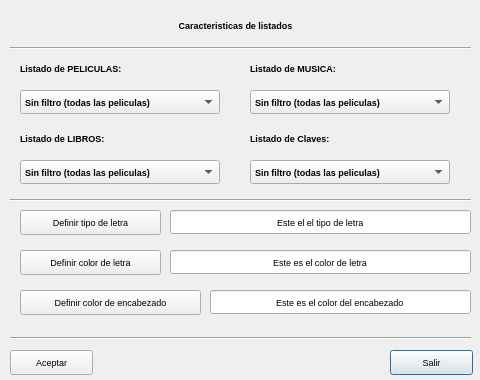
<?xml version="1.0" encoding="UTF-8"?>
<ui version="4.0">
 <class>ordenar</class>
 <widget class="QDialog" name="ordenar">
  <property name="geometry">
   <rect>
    <x>0</x>
    <y>0</y>
    <width>480</width>
    <height>380</height>
   </rect>
  </property>
  <property name="font">
   <font>
    <pointsize>7</pointsize>
   </font>
  </property>
  <property name="windowTitle">
   <string>Datos de listado</string>
  </property>
  <property name="windowIcon">
   <iconset resource="recoverdrake.qrc">
    <normaloff>:/Imagenes/impresora.png</normaloff>:/Imagenes/impresora.png</iconset>
  </property>
  <widget class="QPushButton" name="pushButton">
   <property name="geometry">
    <rect>
     <x>390</x>
     <y>350</y>
     <width>83</width>
     <height>25</height>
    </rect>
   </property>
   <property name="text">
    <string>Salir</string>
   </property>
   <property name="icon">
    <iconset resource="recoverdrake.qrc">
     <normaloff>:/Imagenes/puerta.png</normaloff>:/Imagenes/puerta.png</iconset>
   </property>
   <property name="iconSize">
    <size>
     <width>25</width>
     <height>25</height>
    </size>
   </property>
  </widget>
  <widget class="QPushButton" name="pushButton_2">
   <property name="geometry">
    <rect>
     <x>10</x>
     <y>350</y>
     <width>83</width>
     <height>25</height>
    </rect>
   </property>
   <property name="text">
    <string>Aceptar</string>
   </property>
   <property name="icon">
    <iconset resource="recoverdrake.qrc">
     <normaloff>:/Imagenes/good.png</normaloff>:/Imagenes/good.png</iconset>
   </property>
   <property name="iconSize">
    <size>
     <width>25</width>
     <height>25</height>
    </size>
   </property>
  </widget>
  <widget class="QLabel" name="label">
   <property name="geometry">
    <rect>
     <x>10</x>
     <y>10</y>
     <width>451</width>
     <height>31</height>
    </rect>
   </property>
   <property name="styleSheet">
    <string notr="true">font: 16pt &quot;Sans Serif&quot;;
font: bold;</string>
   </property>
   <property name="text">
    <string>Caracteristicas de listados</string>
   </property>
   <property name="alignment">
    <set>Qt::AlignCenter</set>
   </property>
  </widget>
  <widget class="QPushButton" name="pushButton_3">
   <property name="geometry">
    <rect>
     <x>20</x>
     <y>210</y>
     <width>141</width>
     <height>25</height>
    </rect>
   </property>
   <property name="text">
    <string>Definir tipo de letra</string>
   </property>
   <property name="icon">
    <iconset resource="recoverdrake.qrc">
     <normaloff>:/Imagenes/drakfont-mdk.png</normaloff>:/Imagenes/drakfont-mdk.png</iconset>
   </property>
   <property name="iconSize">
    <size>
     <width>25</width>
     <height>25</height>
    </size>
   </property>
  </widget>
  <widget class="QComboBox" name="comboBox">
   <property name="geometry">
    <rect>
     <x>20</x>
     <y>90</y>
     <width>200</width>
     <height>24</height>
    </rect>
   </property>
   <property name="styleSheet">
    <string notr="true">font: 7pt &quot;Sans Serif&quot;;
font: bold</string>
   </property>
   <item>
    <property name="text">
     <string>Sin filtro (todas las peliculas)</string>
    </property>
   </item>
   <item>
    <property name="text">
     <string>Titulo</string>
    </property>
   </item>
   <item>
    <property name="text">
     <string>Titulo original</string>
    </property>
   </item>
   <item>
    <property name="text">
     <string>Calificacion: Todos los publicos</string>
    </property>
   </item>
   <item>
    <property name="text">
     <string>Calificacion: N.R. a menores de 7</string>
    </property>
   </item>
   <item>
    <property name="text">
     <string>Calificacion: N.R. a menores de 12</string>
    </property>
   </item>
   <item>
    <property name="text">
     <string>Calificacion: N.R. a menores de 16</string>
    </property>
   </item>
   <item>
    <property name="text">
     <string>Calificacion: N.R. a menores de 18</string>
    </property>
   </item>
   <item>
    <property name="text">
     <string>Calificacion: Adultos</string>
    </property>
   </item>
   <item>
    <property name="text">
     <string>Calificacion: Sin clasificar</string>
    </property>
   </item>
   <item>
    <property name="text">
     <string>Genero: Drama</string>
    </property>
   </item>
   <item>
    <property name="text">
     <string>Genero: Comedia</string>
    </property>
   </item>
   <item>
    <property name="text">
     <string>Genero: Accion</string>
    </property>
   </item>
   <item>
    <property name="text">
     <string>Genero: Aventura</string>
    </property>
   </item>
   <item>
    <property name="text">
     <string>Genero: Ciencia-Ficcion</string>
    </property>
   </item>
   <item>
    <property name="text">
     <string>Genero: Romantica</string>
    </property>
   </item>
   <item>
    <property name="text">
     <string>Genero: Musical</string>
    </property>
   </item>
   <item>
    <property name="text">
     <string>Genero: Catastrofes</string>
    </property>
   </item>
   <item>
    <property name="text">
     <string>Genero: Suspense</string>
    </property>
   </item>
   <item>
    <property name="text">
     <string>Genero: Fantasia</string>
    </property>
   </item>
   <item>
    <property name="text">
     <string>Genero: Erotico</string>
    </property>
   </item>
   <item>
    <property name="text">
     <string>Genero: Porno</string>
    </property>
   </item>
   <item>
    <property name="text">
     <string>Genero: Historico</string>
    </property>
   </item>
   <item>
    <property name="text">
     <string>Genero: Policiaco</string>
    </property>
   </item>
   <item>
    <property name="text">
     <string>Genero: Terror</string>
    </property>
   </item>
   <item>
    <property name="text">
     <string>Genero: Western</string>
    </property>
   </item>
   <item>
    <property name="text">
     <string>Genero: Belico</string>
    </property>
   </item>
   <item>
    <property name="text">
     <string>Genero: Deportes</string>
    </property>
   </item>
   <item>
    <property name="text">
     <string>Genero: Animacion</string>
    </property>
   </item>
   <item>
    <property name="text">
     <string>Genero: Documental</string>
    </property>
   </item>
   <item>
    <property name="text">
     <string>Genero: Gore/Zombies</string>
    </property>
   </item>
   <item>
    <property name="text">
     <string>Actor principal</string>
    </property>
   </item>
   <item>
    <property name="text">
     <string>Actor secundario</string>
    </property>
   </item>
   <item>
    <property name="text">
     <string>Valoracion: 0</string>
    </property>
   </item>
   <item>
    <property name="text">
     <string>Valoracion: 1</string>
    </property>
   </item>
   <item>
    <property name="text">
     <string>Valoracion: 2</string>
    </property>
   </item>
   <item>
    <property name="text">
     <string>Valoracion: 3</string>
    </property>
   </item>
   <item>
    <property name="text">
     <string>Valoracion: 4</string>
    </property>
   </item>
   <item>
    <property name="text">
     <string>Valoracion: 5</string>
    </property>
   </item>
   <item>
    <property name="text">
     <string>Valoracion: 6</string>
    </property>
   </item>
   <item>
    <property name="text">
     <string>Valoracion: 7</string>
    </property>
   </item>
   <item>
    <property name="text">
     <string>Valoracion: 8</string>
    </property>
   </item>
   <item>
    <property name="text">
     <string>Valoracion: 9</string>
    </property>
   </item>
   <item>
    <property name="text">
     <string>Valoracion: 10 (Obra Maestra)</string>
    </property>
   </item>
   <item>
    <property name="text">
     <string>Soporte</string>
    </property>
   </item>
   <item>
    <property name="text">
     <string>Posicion</string>
    </property>
   </item>
   <item>
    <property name="text">
     <string>Visionada: Si</string>
    </property>
   </item>
   <item>
    <property name="text">
     <string>Visionada: No</string>
    </property>
   </item>
   <item>
    <property name="text">
     <string>Color</string>
    </property>
   </item>
   <item>
    <property name="text">
     <string>B/W</string>
    </property>
   </item>
   <item>
    <property name="text">
     <string>Version Original</string>
    </property>
   </item>
   <item>
    <property name="text">
     <string>Subtitulada</string>
    </property>
   </item>
   <item>
    <property name="text">
     <string>Doblada</string>
    </property>
   </item>
   <item>
    <property name="text">
     <string>Formato: DVD</string>
    </property>
   </item>
   <item>
    <property name="text">
     <string>Formato: avi</string>
    </property>
   </item>
   <item>
    <property name="text">
     <string>Formato: VCD</string>
    </property>
   </item>
   <item>
    <property name="text">
     <string>Formato: VHS</string>
    </property>
   </item>
   <item>
    <property name="text">
     <string>Formato: mkv</string>
    </property>
   </item>
   <item>
    <property name="text">
     <string>Formato: LD</string>
    </property>
   </item>
   <item>
    <property name="text">
     <string>Formato: B-Ray</string>
    </property>
   </item>
   <item>
    <property name="text">
     <string>Director</string>
    </property>
   </item>
   <item>
    <property name="text">
     <string>Fecha</string>
    </property>
   </item>
  </widget>
  <widget class="QLineEdit" name="lineEdit">
   <property name="geometry">
    <rect>
     <x>170</x>
     <y>210</y>
     <width>301</width>
     <height>24</height>
    </rect>
   </property>
   <property name="text">
    <string>Este el el tipo de letra</string>
   </property>
   <property name="alignment">
    <set>Qt::AlignCenter</set>
   </property>
  </widget>
  <widget class="Line" name="line">
   <property name="geometry">
    <rect>
     <x>10</x>
     <y>40</y>
     <width>461</width>
     <height>16</height>
    </rect>
   </property>
   <property name="orientation">
    <enum>Qt::Horizontal</enum>
   </property>
  </widget>
  <widget class="QPushButton" name="pushButton_4">
   <property name="geometry">
    <rect>
     <x>20</x>
     <y>250</y>
     <width>141</width>
     <height>25</height>
    </rect>
   </property>
   <property name="text">
    <string>Definir color de letra</string>
   </property>
   <property name="icon">
    <iconset resource="recoverdrake.qrc">
     <normaloff>:/Imagenes/pantone.png</normaloff>:/Imagenes/pantone.png</iconset>
   </property>
   <property name="iconSize">
    <size>
     <width>25</width>
     <height>25</height>
    </size>
   </property>
  </widget>
  <widget class="QLineEdit" name="lineEdit_2">
   <property name="geometry">
    <rect>
     <x>170</x>
     <y>250</y>
     <width>301</width>
     <height>24</height>
    </rect>
   </property>
   <property name="text">
    <string>Este es el color de letra</string>
   </property>
   <property name="alignment">
    <set>Qt::AlignCenter</set>
   </property>
  </widget>
  <widget class="QPushButton" name="pushButton_5">
   <property name="geometry">
    <rect>
     <x>20</x>
     <y>290</y>
     <width>181</width>
     <height>25</height>
    </rect>
   </property>
   <property name="text">
    <string>Definir color de encabezado</string>
   </property>
   <property name="icon">
    <iconset resource="recoverdrake.qrc">
     <normaloff>:/Imagenes/pantone.png</normaloff>:/Imagenes/pantone.png</iconset>
   </property>
   <property name="iconSize">
    <size>
     <width>25</width>
     <height>25</height>
    </size>
   </property>
  </widget>
  <widget class="QLineEdit" name="lineEdit_3">
   <property name="geometry">
    <rect>
     <x>210</x>
     <y>290</y>
     <width>261</width>
     <height>24</height>
    </rect>
   </property>
   <property name="text">
    <string>Este es el color del encabezado</string>
   </property>
   <property name="alignment">
    <set>Qt::AlignCenter</set>
   </property>
  </widget>
  <widget class="QLabel" name="label_2">
   <property name="geometry">
    <rect>
     <x>20</x>
     <y>60</y>
     <width>201</width>
     <height>16</height>
    </rect>
   </property>
   <property name="styleSheet">
    <string notr="true">font: bold;</string>
   </property>
   <property name="text">
    <string>Listado de PELICULAS:</string>
   </property>
  </widget>
  <widget class="QLabel" name="label_3">
   <property name="geometry">
    <rect>
     <x>250</x>
     <y>60</y>
     <width>201</width>
     <height>16</height>
    </rect>
   </property>
   <property name="styleSheet">
    <string notr="true">font: bold;</string>
   </property>
   <property name="text">
    <string>Listado de MUSICA:</string>
   </property>
  </widget>
  <widget class="QComboBox" name="comboBox_2">
   <property name="geometry">
    <rect>
     <x>250</x>
     <y>90</y>
     <width>200</width>
     <height>24</height>
    </rect>
   </property>
   <property name="styleSheet">
    <string notr="true">font: 7pt &quot;Sans Serif&quot;;
font: bold</string>
   </property>
   <item>
    <property name="text">
     <string>Sin filtro (todas las peliculas)</string>
    </property>
   </item>
   <item>
    <property name="text">
     <string>Titulo</string>
    </property>
   </item>
   <item>
    <property name="text">
     <string>Titulo original</string>
    </property>
   </item>
   <item>
    <property name="text">
     <string>Calificacion: Todos los publicos</string>
    </property>
   </item>
   <item>
    <property name="text">
     <string>Calificacion: N.R. a menores de 7</string>
    </property>
   </item>
   <item>
    <property name="text">
     <string>Calificacion: N.R. a menores de 12</string>
    </property>
   </item>
   <item>
    <property name="text">
     <string>Calificacion: N.R. a menores de 16</string>
    </property>
   </item>
   <item>
    <property name="text">
     <string>Calificacion: N.R. a menores de 18</string>
    </property>
   </item>
   <item>
    <property name="text">
     <string>Calificacion: Adultos</string>
    </property>
   </item>
   <item>
    <property name="text">
     <string>Calificacion: Sin clasificar</string>
    </property>
   </item>
   <item>
    <property name="text">
     <string>Genero: Drama</string>
    </property>
   </item>
   <item>
    <property name="text">
     <string>Genero: Comedia</string>
    </property>
   </item>
   <item>
    <property name="text">
     <string>Genero: Accion</string>
    </property>
   </item>
   <item>
    <property name="text">
     <string>Genero: Aventura</string>
    </property>
   </item>
   <item>
    <property name="text">
     <string>Genero: Ciencia-Ficcion</string>
    </property>
   </item>
   <item>
    <property name="text">
     <string>Genero: Romantica</string>
    </property>
   </item>
   <item>
    <property name="text">
     <string>Genero: Musical</string>
    </property>
   </item>
   <item>
    <property name="text">
     <string>Genero: Catastrofes</string>
    </property>
   </item>
   <item>
    <property name="text">
     <string>Genero: Suspense</string>
    </property>
   </item>
   <item>
    <property name="text">
     <string>Genero: Fantasia</string>
    </property>
   </item>
   <item>
    <property name="text">
     <string>Genero: Erotico</string>
    </property>
   </item>
   <item>
    <property name="text">
     <string>Genero: Porno</string>
    </property>
   </item>
   <item>
    <property name="text">
     <string>Genero: Historico</string>
    </property>
   </item>
   <item>
    <property name="text">
     <string>Genero: Policiaco</string>
    </property>
   </item>
   <item>
    <property name="text">
     <string>Genero: Terror</string>
    </property>
   </item>
   <item>
    <property name="text">
     <string>Genero: Western</string>
    </property>
   </item>
   <item>
    <property name="text">
     <string>Genero: Belico</string>
    </property>
   </item>
   <item>
    <property name="text">
     <string>Genero: Deportes</string>
    </property>
   </item>
   <item>
    <property name="text">
     <string>Genero: Animacion</string>
    </property>
   </item>
   <item>
    <property name="text">
     <string>Genero: Documental</string>
    </property>
   </item>
   <item>
    <property name="text">
     <string>Genero: Gore/Zombies</string>
    </property>
   </item>
   <item>
    <property name="text">
     <string>Actor principal</string>
    </property>
   </item>
   <item>
    <property name="text">
     <string>Actor secundario</string>
    </property>
   </item>
   <item>
    <property name="text">
     <string>Valoracion: 0</string>
    </property>
   </item>
   <item>
    <property name="text">
     <string>Valoracion: 1</string>
    </property>
   </item>
   <item>
    <property name="text">
     <string>Valoracion: 2</string>
    </property>
   </item>
   <item>
    <property name="text">
     <string>Valoracion: 3</string>
    </property>
   </item>
   <item>
    <property name="text">
     <string>Valoracion: 4</string>
    </property>
   </item>
   <item>
    <property name="text">
     <string>Valoracion: 5</string>
    </property>
   </item>
   <item>
    <property name="text">
     <string>Valoracion: 6</string>
    </property>
   </item>
   <item>
    <property name="text">
     <string>Valoracion: 7</string>
    </property>
   </item>
   <item>
    <property name="text">
     <string>Valoracion: 8</string>
    </property>
   </item>
   <item>
    <property name="text">
     <string>Valoracion: 9</string>
    </property>
   </item>
   <item>
    <property name="text">
     <string>Valoracion: 10 (Obra Maestra)</string>
    </property>
   </item>
   <item>
    <property name="text">
     <string>Soporte</string>
    </property>
   </item>
   <item>
    <property name="text">
     <string>Posicion</string>
    </property>
   </item>
   <item>
    <property name="text">
     <string>Visionada: Si</string>
    </property>
   </item>
   <item>
    <property name="text">
     <string>Visionada: No</string>
    </property>
   </item>
   <item>
    <property name="text">
     <string>Color</string>
    </property>
   </item>
   <item>
    <property name="text">
     <string>B/W</string>
    </property>
   </item>
   <item>
    <property name="text">
     <string>Version Original</string>
    </property>
   </item>
   <item>
    <property name="text">
     <string>Subtitulada</string>
    </property>
   </item>
   <item>
    <property name="text">
     <string>Doblada</string>
    </property>
   </item>
   <item>
    <property name="text">
     <string>Formato: DVD</string>
    </property>
   </item>
   <item>
    <property name="text">
     <string>Formato: avi</string>
    </property>
   </item>
   <item>
    <property name="text">
     <string>Formato: VCD</string>
    </property>
   </item>
   <item>
    <property name="text">
     <string>Formato: VHS</string>
    </property>
   </item>
   <item>
    <property name="text">
     <string>Formato: mkv</string>
    </property>
   </item>
   <item>
    <property name="text">
     <string>Formato: LD</string>
    </property>
   </item>
   <item>
    <property name="text">
     <string>Formato: B-Ray</string>
    </property>
   </item>
   <item>
    <property name="text">
     <string>Director</string>
    </property>
   </item>
   <item>
    <property name="text">
     <string>Fecha</string>
    </property>
   </item>
  </widget>
  <widget class="QLabel" name="label_4">
   <property name="geometry">
    <rect>
     <x>20</x>
     <y>130</y>
     <width>201</width>
     <height>16</height>
    </rect>
   </property>
   <property name="styleSheet">
    <string notr="true">font: bold;</string>
   </property>
   <property name="text">
    <string>Listado de LIBROS:</string>
   </property>
  </widget>
  <widget class="QComboBox" name="comboBox_3">
   <property name="geometry">
    <rect>
     <x>20</x>
     <y>160</y>
     <width>200</width>
     <height>24</height>
    </rect>
   </property>
   <property name="styleSheet">
    <string notr="true">font: 7pt &quot;Sans Serif&quot;;
font: bold</string>
   </property>
   <item>
    <property name="text">
     <string>Sin filtro (todas las peliculas)</string>
    </property>
   </item>
   <item>
    <property name="text">
     <string>Titulo</string>
    </property>
   </item>
   <item>
    <property name="text">
     <string>Titulo original</string>
    </property>
   </item>
   <item>
    <property name="text">
     <string>Calificacion: Todos los publicos</string>
    </property>
   </item>
   <item>
    <property name="text">
     <string>Calificacion: N.R. a menores de 7</string>
    </property>
   </item>
   <item>
    <property name="text">
     <string>Calificacion: N.R. a menores de 12</string>
    </property>
   </item>
   <item>
    <property name="text">
     <string>Calificacion: N.R. a menores de 16</string>
    </property>
   </item>
   <item>
    <property name="text">
     <string>Calificacion: N.R. a menores de 18</string>
    </property>
   </item>
   <item>
    <property name="text">
     <string>Calificacion: Adultos</string>
    </property>
   </item>
   <item>
    <property name="text">
     <string>Calificacion: Sin clasificar</string>
    </property>
   </item>
   <item>
    <property name="text">
     <string>Genero: Drama</string>
    </property>
   </item>
   <item>
    <property name="text">
     <string>Genero: Comedia</string>
    </property>
   </item>
   <item>
    <property name="text">
     <string>Genero: Accion</string>
    </property>
   </item>
   <item>
    <property name="text">
     <string>Genero: Aventura</string>
    </property>
   </item>
   <item>
    <property name="text">
     <string>Genero: Ciencia-Ficcion</string>
    </property>
   </item>
   <item>
    <property name="text">
     <string>Genero: Romantica</string>
    </property>
   </item>
   <item>
    <property name="text">
     <string>Genero: Musical</string>
    </property>
   </item>
   <item>
    <property name="text">
     <string>Genero: Catastrofes</string>
    </property>
   </item>
   <item>
    <property name="text">
     <string>Genero: Suspense</string>
    </property>
   </item>
   <item>
    <property name="text">
     <string>Genero: Fantasia</string>
    </property>
   </item>
   <item>
    <property name="text">
     <string>Genero: Erotico</string>
    </property>
   </item>
   <item>
    <property name="text">
     <string>Genero: Porno</string>
    </property>
   </item>
   <item>
    <property name="text">
     <string>Genero: Historico</string>
    </property>
   </item>
   <item>
    <property name="text">
     <string>Genero: Policiaco</string>
    </property>
   </item>
   <item>
    <property name="text">
     <string>Genero: Terror</string>
    </property>
   </item>
   <item>
    <property name="text">
     <string>Genero: Western</string>
    </property>
   </item>
   <item>
    <property name="text">
     <string>Genero: Belico</string>
    </property>
   </item>
   <item>
    <property name="text">
     <string>Genero: Deportes</string>
    </property>
   </item>
   <item>
    <property name="text">
     <string>Genero: Animacion</string>
    </property>
   </item>
   <item>
    <property name="text">
     <string>Genero: Documental</string>
    </property>
   </item>
   <item>
    <property name="text">
     <string>Genero: Gore/Zombies</string>
    </property>
   </item>
   <item>
    <property name="text">
     <string>Actor principal</string>
    </property>
   </item>
   <item>
    <property name="text">
     <string>Actor secundario</string>
    </property>
   </item>
   <item>
    <property name="text">
     <string>Valoracion: 0</string>
    </property>
   </item>
   <item>
    <property name="text">
     <string>Valoracion: 1</string>
    </property>
   </item>
   <item>
    <property name="text">
     <string>Valoracion: 2</string>
    </property>
   </item>
   <item>
    <property name="text">
     <string>Valoracion: 3</string>
    </property>
   </item>
   <item>
    <property name="text">
     <string>Valoracion: 4</string>
    </property>
   </item>
   <item>
    <property name="text">
     <string>Valoracion: 5</string>
    </property>
   </item>
   <item>
    <property name="text">
     <string>Valoracion: 6</string>
    </property>
   </item>
   <item>
    <property name="text">
     <string>Valoracion: 7</string>
    </property>
   </item>
   <item>
    <property name="text">
     <string>Valoracion: 8</string>
    </property>
   </item>
   <item>
    <property name="text">
     <string>Valoracion: 9</string>
    </property>
   </item>
   <item>
    <property name="text">
     <string>Valoracion: 10 (Obra Maestra)</string>
    </property>
   </item>
   <item>
    <property name="text">
     <string>Soporte</string>
    </property>
   </item>
   <item>
    <property name="text">
     <string>Posicion</string>
    </property>
   </item>
   <item>
    <property name="text">
     <string>Visionada: Si</string>
    </property>
   </item>
   <item>
    <property name="text">
     <string>Visionada: No</string>
    </property>
   </item>
   <item>
    <property name="text">
     <string>Color</string>
    </property>
   </item>
   <item>
    <property name="text">
     <string>B/W</string>
    </property>
   </item>
   <item>
    <property name="text">
     <string>Version Original</string>
    </property>
   </item>
   <item>
    <property name="text">
     <string>Subtitulada</string>
    </property>
   </item>
   <item>
    <property name="text">
     <string>Doblada</string>
    </property>
   </item>
   <item>
    <property name="text">
     <string>Formato: DVD</string>
    </property>
   </item>
   <item>
    <property name="text">
     <string>Formato: avi</string>
    </property>
   </item>
   <item>
    <property name="text">
     <string>Formato: VCD</string>
    </property>
   </item>
   <item>
    <property name="text">
     <string>Formato: VHS</string>
    </property>
   </item>
   <item>
    <property name="text">
     <string>Formato: mkv</string>
    </property>
   </item>
   <item>
    <property name="text">
     <string>Formato: LD</string>
    </property>
   </item>
   <item>
    <property name="text">
     <string>Formato: B-Ray</string>
    </property>
   </item>
   <item>
    <property name="text">
     <string>Director</string>
    </property>
   </item>
   <item>
    <property name="text">
     <string>Fecha</string>
    </property>
   </item>
  </widget>
  <widget class="Line" name="line_2">
   <property name="geometry">
    <rect>
     <x>10</x>
     <y>190</y>
     <width>461</width>
     <height>21</height>
    </rect>
   </property>
   <property name="orientation">
    <enum>Qt::Horizontal</enum>
   </property>
  </widget>
  <widget class="QComboBox" name="comboBox_4">
   <property name="geometry">
    <rect>
     <x>250</x>
     <y>160</y>
     <width>200</width>
     <height>24</height>
    </rect>
   </property>
   <property name="styleSheet">
    <string notr="true">font: 7pt &quot;Sans Serif&quot;;
font: bold</string>
   </property>
   <item>
    <property name="text">
     <string>Sin filtro (todas las peliculas)</string>
    </property>
   </item>
   <item>
    <property name="text">
     <string>Titulo</string>
    </property>
   </item>
   <item>
    <property name="text">
     <string>Titulo original</string>
    </property>
   </item>
   <item>
    <property name="text">
     <string>Calificacion: Todos los publicos</string>
    </property>
   </item>
   <item>
    <property name="text">
     <string>Calificacion: N.R. a menores de 7</string>
    </property>
   </item>
   <item>
    <property name="text">
     <string>Calificacion: N.R. a menores de 12</string>
    </property>
   </item>
   <item>
    <property name="text">
     <string>Calificacion: N.R. a menores de 16</string>
    </property>
   </item>
   <item>
    <property name="text">
     <string>Calificacion: N.R. a menores de 18</string>
    </property>
   </item>
   <item>
    <property name="text">
     <string>Calificacion: Adultos</string>
    </property>
   </item>
   <item>
    <property name="text">
     <string>Calificacion: Sin clasificar</string>
    </property>
   </item>
   <item>
    <property name="text">
     <string>Genero: Drama</string>
    </property>
   </item>
   <item>
    <property name="text">
     <string>Genero: Comedia</string>
    </property>
   </item>
   <item>
    <property name="text">
     <string>Genero: Accion</string>
    </property>
   </item>
   <item>
    <property name="text">
     <string>Genero: Aventura</string>
    </property>
   </item>
   <item>
    <property name="text">
     <string>Genero: Ciencia-Ficcion</string>
    </property>
   </item>
   <item>
    <property name="text">
     <string>Genero: Romantica</string>
    </property>
   </item>
   <item>
    <property name="text">
     <string>Genero: Musical</string>
    </property>
   </item>
   <item>
    <property name="text">
     <string>Genero: Catastrofes</string>
    </property>
   </item>
   <item>
    <property name="text">
     <string>Genero: Suspense</string>
    </property>
   </item>
   <item>
    <property name="text">
     <string>Genero: Fantasia</string>
    </property>
   </item>
   <item>
    <property name="text">
     <string>Genero: Erotico</string>
    </property>
   </item>
   <item>
    <property name="text">
     <string>Genero: Porno</string>
    </property>
   </item>
   <item>
    <property name="text">
     <string>Genero: Historico</string>
    </property>
   </item>
   <item>
    <property name="text">
     <string>Genero: Policiaco</string>
    </property>
   </item>
   <item>
    <property name="text">
     <string>Genero: Terror</string>
    </property>
   </item>
   <item>
    <property name="text">
     <string>Genero: Western</string>
    </property>
   </item>
   <item>
    <property name="text">
     <string>Genero: Belico</string>
    </property>
   </item>
   <item>
    <property name="text">
     <string>Genero: Deportes</string>
    </property>
   </item>
   <item>
    <property name="text">
     <string>Genero: Animacion</string>
    </property>
   </item>
   <item>
    <property name="text">
     <string>Genero: Documental</string>
    </property>
   </item>
   <item>
    <property name="text">
     <string>Genero: Gore/Zombies</string>
    </property>
   </item>
   <item>
    <property name="text">
     <string>Actor principal</string>
    </property>
   </item>
   <item>
    <property name="text">
     <string>Actor secundario</string>
    </property>
   </item>
   <item>
    <property name="text">
     <string>Valoracion: 0</string>
    </property>
   </item>
   <item>
    <property name="text">
     <string>Valoracion: 1</string>
    </property>
   </item>
   <item>
    <property name="text">
     <string>Valoracion: 2</string>
    </property>
   </item>
   <item>
    <property name="text">
     <string>Valoracion: 3</string>
    </property>
   </item>
   <item>
    <property name="text">
     <string>Valoracion: 4</string>
    </property>
   </item>
   <item>
    <property name="text">
     <string>Valoracion: 5</string>
    </property>
   </item>
   <item>
    <property name="text">
     <string>Valoracion: 6</string>
    </property>
   </item>
   <item>
    <property name="text">
     <string>Valoracion: 7</string>
    </property>
   </item>
   <item>
    <property name="text">
     <string>Valoracion: 8</string>
    </property>
   </item>
   <item>
    <property name="text">
     <string>Valoracion: 9</string>
    </property>
   </item>
   <item>
    <property name="text">
     <string>Valoracion: 10 (Obra Maestra)</string>
    </property>
   </item>
   <item>
    <property name="text">
     <string>Soporte</string>
    </property>
   </item>
   <item>
    <property name="text">
     <string>Posicion</string>
    </property>
   </item>
   <item>
    <property name="text">
     <string>Visionada: Si</string>
    </property>
   </item>
   <item>
    <property name="text">
     <string>Visionada: No</string>
    </property>
   </item>
   <item>
    <property name="text">
     <string>Color</string>
    </property>
   </item>
   <item>
    <property name="text">
     <string>B/W</string>
    </property>
   </item>
   <item>
    <property name="text">
     <string>Version Original</string>
    </property>
   </item>
   <item>
    <property name="text">
     <string>Subtitulada</string>
    </property>
   </item>
   <item>
    <property name="text">
     <string>Doblada</string>
    </property>
   </item>
   <item>
    <property name="text">
     <string>Formato: DVD</string>
    </property>
   </item>
   <item>
    <property name="text">
     <string>Formato: avi</string>
    </property>
   </item>
   <item>
    <property name="text">
     <string>Formato: VCD</string>
    </property>
   </item>
   <item>
    <property name="text">
     <string>Formato: VHS</string>
    </property>
   </item>
   <item>
    <property name="text">
     <string>Formato: mkv</string>
    </property>
   </item>
   <item>
    <property name="text">
     <string>Formato: LD</string>
    </property>
   </item>
   <item>
    <property name="text">
     <string>Formato: B-Ray</string>
    </property>
   </item>
   <item>
    <property name="text">
     <string>Director</string>
    </property>
   </item>
   <item>
    <property name="text">
     <string>Fecha</string>
    </property>
   </item>
  </widget>
  <widget class="QLabel" name="label_5">
   <property name="geometry">
    <rect>
     <x>250</x>
     <y>130</y>
     <width>201</width>
     <height>16</height>
    </rect>
   </property>
   <property name="styleSheet">
    <string notr="true">font: bold;</string>
   </property>
   <property name="text">
    <string>Listado de Claves:</string>
   </property>
  </widget>
  <widget class="Line" name="line_3">
   <property name="geometry">
    <rect>
     <x>10</x>
     <y>330</y>
     <width>461</width>
     <height>16</height>
    </rect>
   </property>
   <property name="orientation">
    <enum>Qt::Horizontal</enum>
   </property>
  </widget>
 </widget>
 <resources>
  <include location="recoverdrake.qrc"/>
 </resources>
 <connections/>
</ui>
